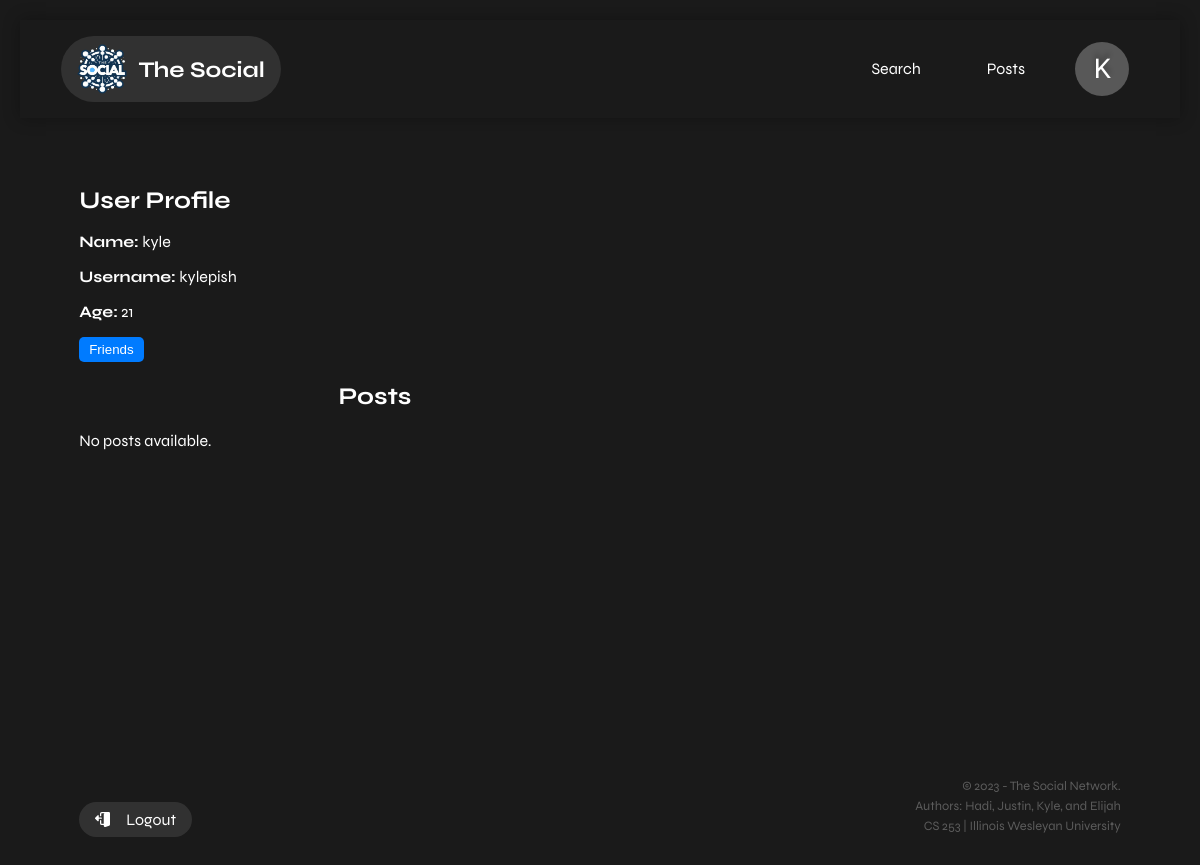
The app's page /profile/kylepish (signed in), older data.
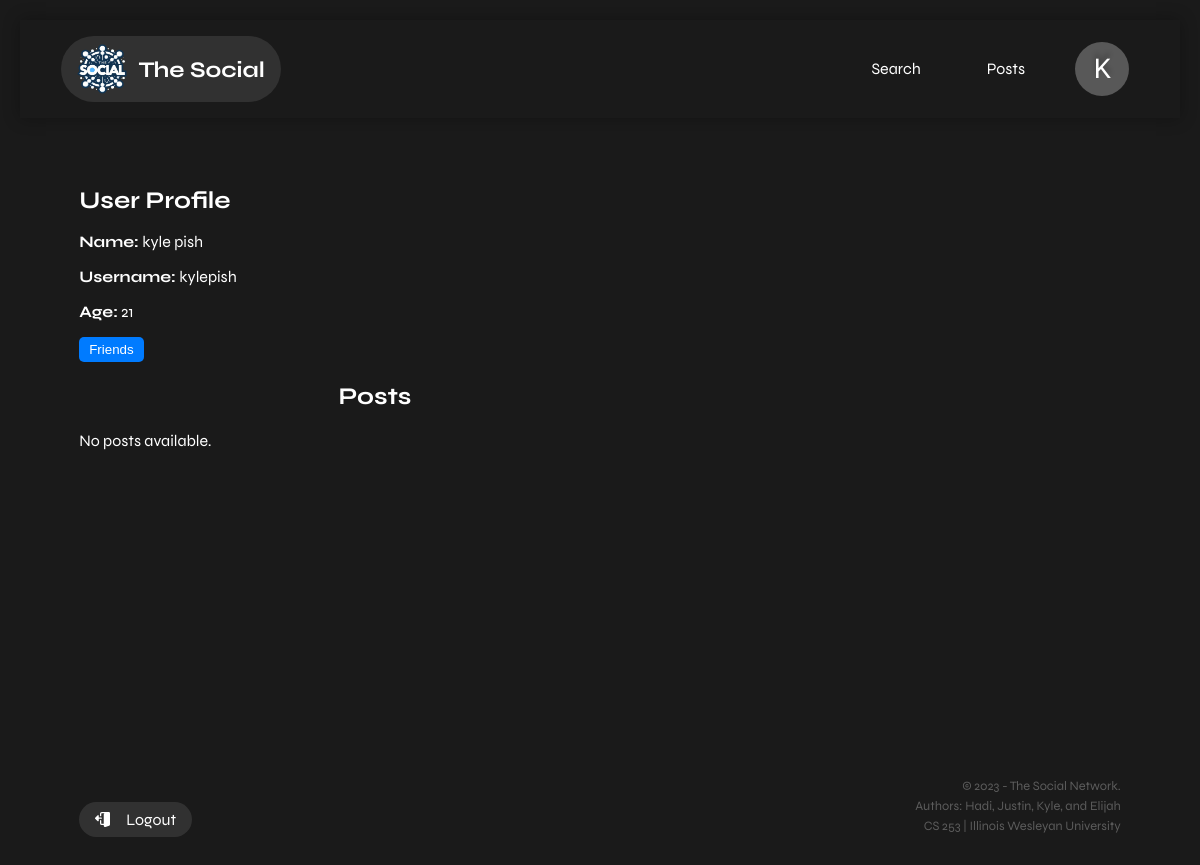
The same page, newer data.
### tables this page shows
CREATE TABLE users (
        id INTEGER PRIMARY KEY AUTOINCREMENT,
        name TEXT,
        username TEXT UNIQUE,
        password TEXT,
        age INTEGER
    );

### app.py (the view)
@app.route('/profile/<username>', methods=['GET'])
def profile(username):
    print("Username parameter:", username)
    if 'username' in session:
        if username:
            conn = create_connection()
            cursor = conn.cursor()
            cursor.execute('SELECT * FROM users WHERE username = ?', (username,))
            user_data = cursor.fetchone()
            print(user_data)
            cursor.execute('''
                SELECT u.*
                FROM users u
                INNER JOIN friendships f ON u.id = f.user2_id
                INNER JOIN users u2 ON f.user1_id = u2.id
                WHERE u2.username = ?
            ''', (username,))
            friends = cursor.fetchall()
            if user_data:
                cursor.execute('SELECT * FROM posts WHERE username = ? ORDER BY timestamp DESC', (username,))
                posts = cursor.fetchall()
                print(posts , "hey")
                conn.close()
                return render_template('profile.html', user=user_data, posts=posts, friends=friends)
            else:
                return "User data not found."
        else:
            return "Username not provided."
    else:
        return redirect(url_for('login'))

### app.py (called while the page is built)
def create_connection():
    conn = None
    try:
        conn = sqlite3.connect(DATABASE_PATH)
    except sqlite3.Error as e:
        print(e)
    return conn

### templates/profile.html (shortened to what this page needs)
<!DOCTYPE html>
<html lang="en">
<head>
    <link rel="stylesheet" href="{{ url_for('static', filename='styles.css') }}">
    <link rel="stylesheet" href="{{ url_for('static', filename='universal.css') }}">
</head>
<body>
    {% include 'header.html' %}
    <main>
        <section>
            <div class="container">
                <h1>User Profile</h1>
                {% if user %}
                    <p><strong>Name:</strong> {{ user[1] }}</p>
                    <p><strong>Username:</strong> {{ user[2] }}</p>
                    <p><strong>Age:</strong> {{ user[4] }}</p>
                    <div class="friends">
                        <button onclick="toggleFriends()" class="friends-button">Friends</button>
                    </div>
                    <h2>Posts</h2>
                    {% if posts %}
                        <ul>
                            {% for post in posts %}
                                <li>
                                    <div class="post-details">
                                        <strong>{{ post[1] }}</strong>
                                        <small class="date-time">{{ post[3] }}</small>
                                    </div>
                                    <p>{{ post[2] }}</p>
                                </li>
                            {% endfor %}
                        </ul>
                    {% else %}
                        <p>No posts available.</p>
                    {% endif %}
                {% else %}
                    <p>User data not found.</p>
                {% endif %}
            </div>
        </section>
    </main>
    {% include 'footer.html' %}
</body>
</html>

### templates/header.html (shortened to what this page needs)
<header>
  <div class="container flex justify-between items-center">
    <a id="logo" href="/home"  class="flex gap-3 items-center">
      <img src="/static/imgs/logo.png" height="50" width="50" alt="">
      <span class="text-xl font-bold">The Social</span>
    </a>
      <nav class="flex gap-7 items-center">
          <a href="/search">Search</a>
          <a href="/makepost">Posts</a>
          <a id="profile-icon" href="{{ url_for('profile', username=session['username']) }}">
            <span>{{ session['username'][0].upper() }}</span>
          </a>
      </nav>
  </div>
</header>

### templates/footer.html (shortened to what this page needs)
<footer>
  <div class="container flex justify-between items-end">
      <a id="footer-logout" href="/logout">
          <span>Logout</span>
      </a>
      <div id="copyright">
          <p>&copy; 2023 - The Social Network.</p>
          <p>Authors: Hadi, Justin, Kyle, and Elijah</p>
          <p><span>CS 253 | Illinois Wesleyan University</span></p>
      </div>
  </div>
</footer>

### static/styles.css (style rules this page uses)
body { font-family: Arial, sans-serif; margin: 0; padding: 20px; background-color: #1a1a1a; color: #fff; }
button { border: 0; }
h1 { color: #fff; margin-left: 20px; }
a { color: #007bff; text-decoration: none; margin-right: 10px; }
body > * { padding: 20px }

### static/universal.css (style rules this page uses)
body { font-family: syne; }
* { box-sizing: border-box; }
a { transition: all .3s ease-in-out; }
h1 { padding: 0 !important; margin: 0; margin-bottom: .7em; }
button { cursor: pointer; transition: all 0.3s ease-in-out; }
svg { fill: currentColor; }
.container { width: 93%; margin:auto; max-width: 1450px; }
.flex { display: flex; }
.justify-between { justify-content: space-between; }
.items-center { align-items: center; }
.items-end { align-items: flex-end; }
.gap-3 { gap: .75rem }
.gap-7 { gap: 1.5rem; }
.text-xl { font-size: 1.1em; }
section { margin-top: 3em; }
main { min-height: 80vh; }

### templates/profile.html (style rules this page uses)
h2 { text-align: center; margin-right: 450px; }
.friends-button { background-color: #007bff; color: #fff; border: none; padding: 5px 10px; cursor: pointer; border-radius: 5px; }

### templates/header.html (style rules this page uses)
header { padding: 1em 0; box-shadow: 0 0 1em rgba(0, 0, 0, 0.3); }
header a { color: #fff; padding: .5em 1em; border-radius:10em; }
#logo { background: rgba(255, 255, 255, .1); }
#logo span { font-size: 1.4em; font-weight: bold; }
#profile-icon { font-family: "Nabla"; font-size: 1.7em; width: 2em; height: 2em; line-height: 0; display: flex; justify-content: center; align-items: center; background: #ffffff45; text-shadow: 0 -5px 5px rgba(0, 0, 0, .3); }

### templates/footer.html (style rules this page uses)
footer { color: #ffffff49; }
footer #copyright { text-align: right; }
footer p { font-size: .8em; margin: 0; margin-bottom: .3em; }
#footer-logout { color: #fff; padding: .5em 1em !important; border-radius:10em; display: flex; gap: 1em; align-items: center; background: #ffffff1a; }

Row changes from the older to the newer data that the page shows:
changed users "kylepish": name "kyle" → "kyle pish"
